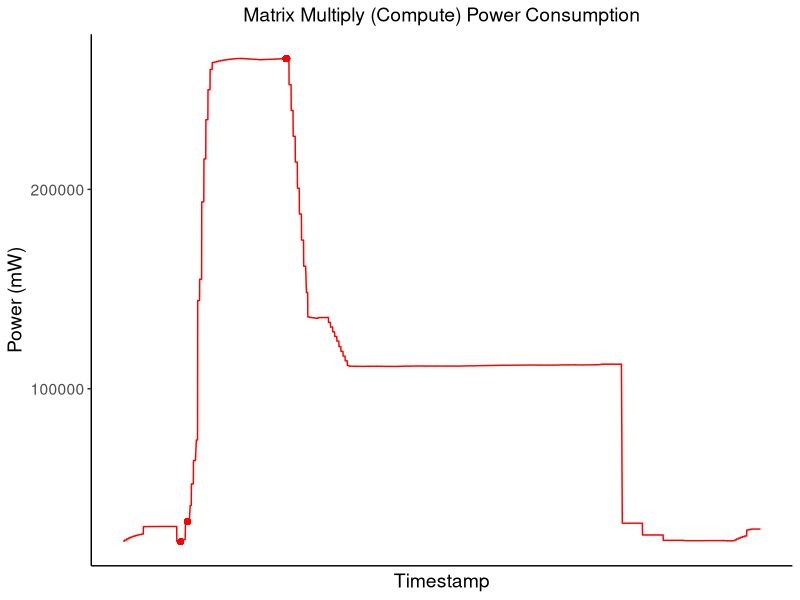
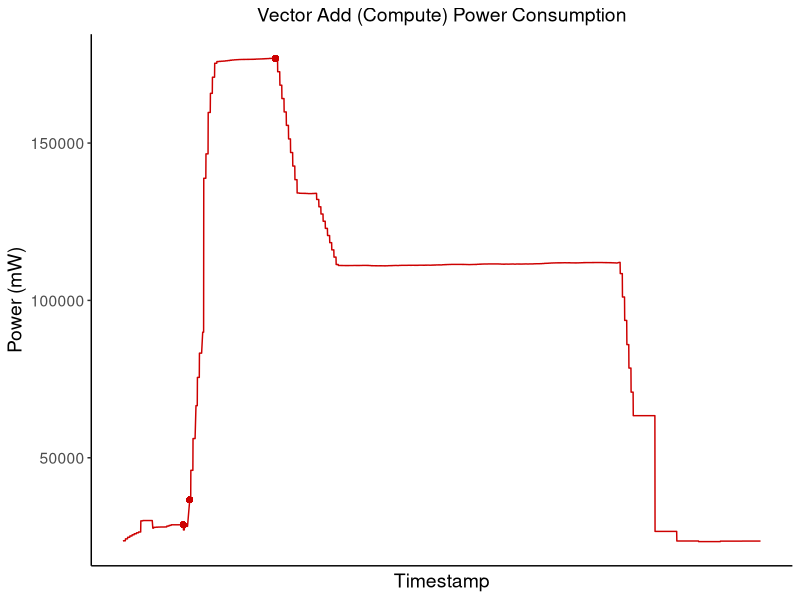
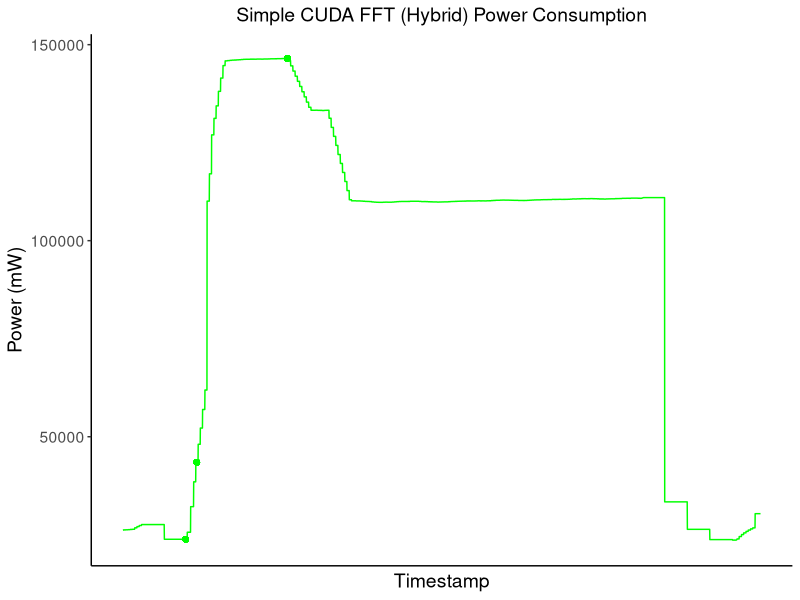
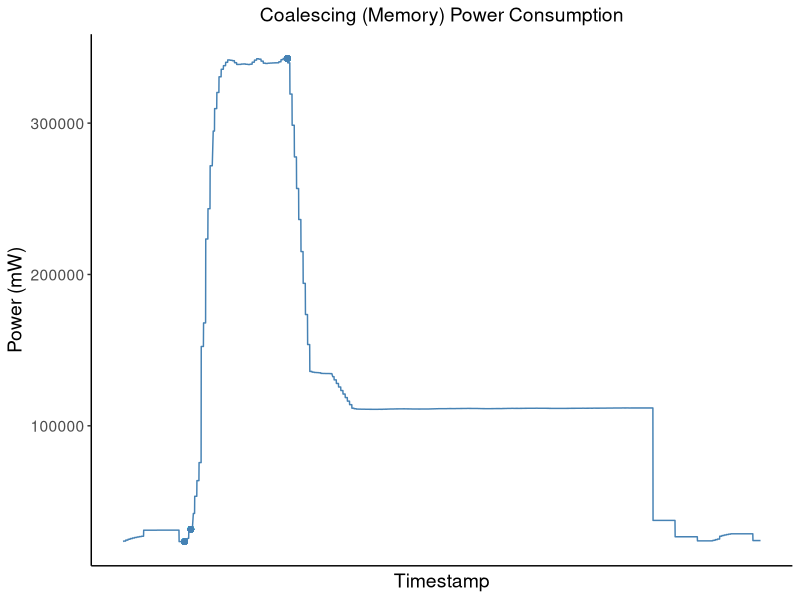
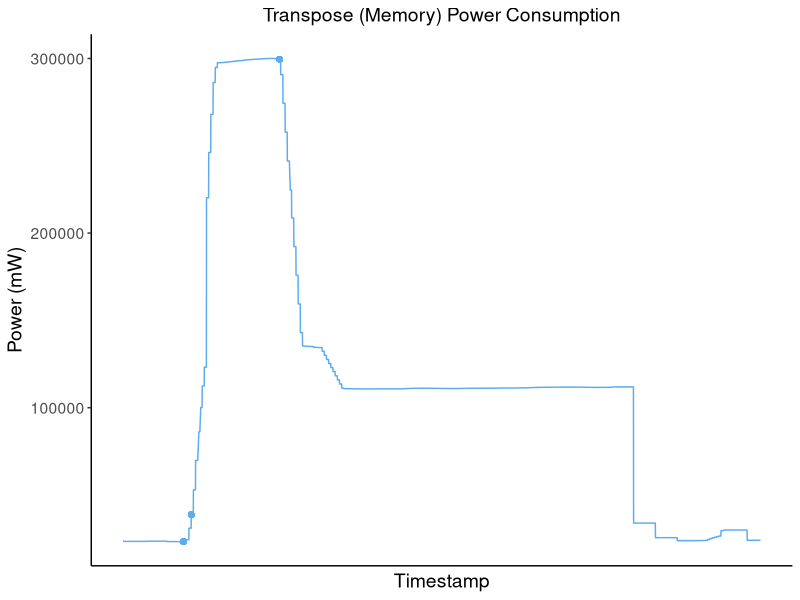
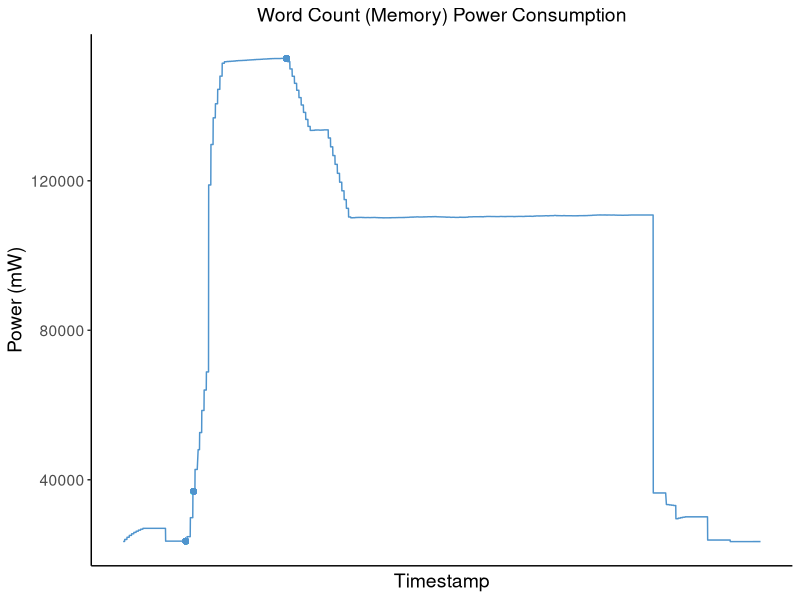
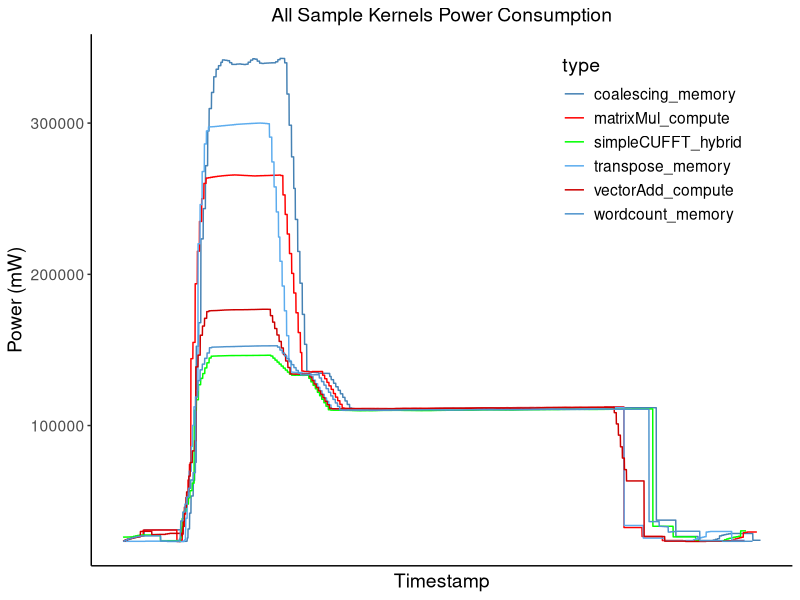

These charts were generated, in order, by the following R code:
library(ggplot2)

setwd("~/CUDA_Programming/sample_kernels/analysis/default_kernel_comparison")
options(scipen = 32)

# Default kernels
# Matrix Multiply
matrixMul_df <- read.csv("matrixMul_default.csv")
matrixMul_df$type <- "matrixMul_compute"
matrixMul_df_startstop <- read.csv("start_stop_matrixMul_compute.csv")
matrixMul_df_startstop$timestamp <- matrixMul_df_startstop$timestamp - min(matrixMul_df$timestamp)
matrixMul_df$timestamp <- matrixMul_df$timestamp - min(matrixMul_df$timestamp)

# Vector Add
vectorAdd_df <- read.csv("vectorAdd_default.csv")
vectorAdd_df$type <- "vectorAdd_compute"
vectorAdd_df_startstop <- read.csv("start_stop_vectorAdd_compute.csv")
vectorAdd_df_startstop$timestamp <- vectorAdd_df_startstop$timestamp - min(vectorAdd_df$timestamp)
vectorAdd_df$timestamp <- vectorAdd_df$timestamp - min(vectorAdd_df$timestamp)

# CUFFT
simpleCUFFT_df <- read.csv("simpleCUFFT_default.csv")
simpleCUFFT_df$type <- "simpleCUFFT_hybrid"
simpleCUFFT_df_startstop <- read.csv("start_stop_simpleCUFFT_hybrid.csv")
simpleCUFFT_df_startstop$timestamp <- simpleCUFFT_df_startstop$timestamp - min(simpleCUFFT_df$timestamp)
simpleCUFFT_df$timestamp <- simpleCUFFT_df$timestamp - min(simpleCUFFT_df$timestamp)

# Coalescing
coalescing_df <- read.csv("coalescing_default.csv")
coalescing_df$type <- "coalescing_memory"
coalescing_df_startstop <- read.csv("start_stop_coalescing_memory.csv")
coalescing_df_startstop$timestamp <- coalescing_df_startstop$timestamp - min(coalescing_df$timestamp)
coalescing_df$timestamp <- coalescing_df$timestamp - min(coalescing_df$timestamp)

# Transpose
transpose_df <- read.csv("transpose_default.csv")
transpose_df$type <- "transpose_memory"
transpose_df_startstop <- read.csv("start_stop_transpose_memory.csv")
transpose_df_startstop$timestamp <- transpose_df_startstop$timestamp - min(transpose_df$timestamp)
transpose_df_startstop$type <- "transpose_memory"
transpose_df$timestamp <- transpose_df$timestamp - min(transpose_df$timestamp)

# Word count
wordcount_df <- read.csv("wordcount_default.csv")
wordcount_df$type <- "wordcount_memory"
wordcount_df_startstop <- read.csv("start_stop_wordcount_memory.csv")
wordcount_df_startstop$timestamp <- wordcount_df_startstop$timestamp - min(wordcount_df$timestamp)
wordcount_df$timestamp <- wordcount_df$timestamp - min(wordcount_df$timestamp)

# For color scheme
cols <- c("coalescing_memory" = "steelblue", "matrixMul_compute" = "red", 
         "transpose_memory" = "steelblue2", "vectorAdd_compute" = "red3", 
         "wordcount_memory" = "steelblue3", "simpleCUFFT_hybrid" = "green")

# Matrix Multiply Figure
png("matrixMul_default.png")
plot.new()
ggplot(matrixMul_df, aes(x = timestamp, y = power_draw_mW, group = type, color = type)) +
  geom_line() +
  geom_point(aes(x = matrixMul_df_startstop[1, 2], y = matrixMul_df_startstop[1,3], color = matrixMul_df_startstop[1,1])) +
  geom_point(aes(x = matrixMul_df_startstop[2, 2], y = matrixMul_df_startstop[2,3], color = matrixMul_df_startstop[2,1])) +
  geom_point(aes(x = matrixMul_df_startstop[3, 2], y = matrixMul_df_startstop[3,3], color = matrixMul_df_startstop[3,1])) +
  geom_point(aes(x = matrixMul_df_startstop[4, 2], y = matrixMul_df_startstop[4,3], color = matrixMul_df_startstop[4,1])) +
  ylab("Power (mW)") +
  xlab("Timestamp") +
  ggtitle("Matrix Multiply (Compute) Power Consumption")+
  scale_color_manual(values = cols) +
  theme(legend.position="none",
        plot.title = element_text(hjust = 0.5 , size = 14),
        # Hide panel borders and remove grid lines
        panel.border = element_blank(),
        panel.grid.major = element_blank(),
        panel.grid.minor = element_blank(),
        # Change axis line
        axis.line = element_line(colour = "black"),
        panel.background = element_rect(fill="white"),
        text = element_text(size=14),
        axis.text.x = element_blank(),
        axis.ticks.x = element_blank())
dev.off()

# Vector Add Figure
png("vectorAdd_default.png")
plot.new()
ggplot(vectorAdd_df, aes(x = timestamp, y = power_draw_mW, group = type, color = type)) +
  geom_line() +
  geom_point(aes(x = vectorAdd_df_startstop[1, 2], y = vectorAdd_df_startstop[1,3], color = vectorAdd_df_startstop[1,1])) +
  geom_point(aes(x = vectorAdd_df_startstop[2, 2], y = vectorAdd_df_startstop[2,3], color = vectorAdd_df_startstop[2,1])) +
  geom_point(aes(x = vectorAdd_df_startstop[3, 2], y = vectorAdd_df_startstop[3,3], color = vectorAdd_df_startstop[3,1])) +
  geom_point(aes(x = vectorAdd_df_startstop[4, 2], y = vectorAdd_df_startstop[4,3], color = vectorAdd_df_startstop[4,1])) +
  ylab("Power (mW)") +
  xlab("Timestamp") +
  ggtitle("Vector Add (Compute) Power Consumption")+
  scale_color_manual(values = cols) +
  theme(legend.position="none",
        plot.title = element_text(hjust = 0.5 , size = 14),
        # Hide panel borders and remove grid lines
        panel.border = element_blank(),
        panel.grid.major = element_blank(),
        panel.grid.minor = element_blank(),
        # Change axis line
        axis.line = element_line(colour = "black"),
        panel.background = element_rect(fill="white"),
        text = element_text(size=14),
        axis.text.x = element_blank(),
        axis.ticks.x = element_blank())
dev.off()

# simpleCUFFT Figure
png("simpleCUFFT_default.png")
plot.new()
ggplot(simpleCUFFT_df, aes(x = timestamp, y = power_draw_mW, group = type, color = type)) +
  geom_line() +
  geom_point(aes(x = simpleCUFFT_df_startstop[1, 2], y = simpleCUFFT_df_startstop[1,3], color = simpleCUFFT_df_startstop[1,1])) +
  geom_point(aes(x = simpleCUFFT_df_startstop[2, 2], y = simpleCUFFT_df_startstop[2,3], color = simpleCUFFT_df_startstop[2,1])) +
  geom_point(aes(x = simpleCUFFT_df_startstop[3, 2], y = simpleCUFFT_df_startstop[3,3], color = simpleCUFFT_df_startstop[3,1])) +
  geom_point(aes(x = simpleCUFFT_df_startstop[4, 2], y = simpleCUFFT_df_startstop[4,3], color = simpleCUFFT_df_startstop[4,1])) +
  ylab("Power (mW)") +
  xlab("Timestamp") +
  ggtitle("Simple CUDA FFT (Hybrid) Power Consumption")+
  scale_color_manual(values = cols) +
  theme(legend.position="none",
        plot.title = element_text(hjust = 0.5 , size = 14),
        # Hide panel borders and remove grid lines
        panel.border = element_blank(),
        panel.grid.major = element_blank(),
        panel.grid.minor = element_blank(),
        # Change axis line
        axis.line = element_line(colour = "black"),
        panel.background = element_rect(fill="white"),
        text = element_text(size=14),
        axis.text.x = element_blank(),
        axis.ticks.x = element_blank())
dev.off()

# coalescing memory Figure
png("coalescing_default.png")
plot.new()
ggplot(coalescing_df, aes(x = timestamp, y = power_draw_mW, group = type, color = type)) +
  geom_line() +
  geom_point(aes(x = coalescing_df_startstop[1, 2], y = coalescing_df_startstop[1,3], color = coalescing_df_startstop[1,1])) +
  geom_point(aes(x = coalescing_df_startstop[2, 2], y = coalescing_df_startstop[2,3], color = coalescing_df_startstop[2,1])) +
  geom_point(aes(x = coalescing_df_startstop[3, 2], y = coalescing_df_startstop[3,3], color = coalescing_df_startstop[3,1])) +
  geom_point(aes(x = coalescing_df_startstop[4, 2], y = coalescing_df_startstop[4,3], color = coalescing_df_startstop[4,1])) +
  ylab("Power (mW)") +
  xlab("Timestamp") +
  ggtitle("Coalescing (Memory) Power Consumption")+
  scale_color_manual(values = cols) +
  theme(legend.position="none",
        plot.title = element_text(hjust = 0.5 , size = 14),
        # Hide panel borders and remove grid lines
        panel.border = element_blank(),
        panel.grid.major = element_blank(),
        panel.grid.minor = element_blank(),
        # Change axis line
        axis.line = element_line(colour = "black"),
        panel.background = element_rect(fill="white"),
        text = element_text(size=14),
        axis.text.x = element_blank(),
        axis.ticks.x = element_blank())
dev.off()

# transpose Figure
png("transpose_default.png")
plot.new()
ggplot(transpose_df, aes(x = timestamp, y = power_draw_mW, group = type, color = type)) +
  geom_line() +
  geom_point(aes(x = transpose_df_startstop[1, 2], y = transpose_df_startstop[1,3], color = transpose_df_startstop[1,1])) +
  geom_point(aes(x = transpose_df_startstop[2, 2], y = transpose_df_startstop[2,3], color = transpose_df_startstop[2,1])) +
  geom_point(aes(x = transpose_df_startstop[3, 2], y = transpose_df_startstop[3,3], color = transpose_df_startstop[3,1])) +
  geom_point(aes(x = transpose_df_startstop[4, 2], y = transpose_df_startstop[4,3], color = transpose_df_startstop[4,1])) +
  ylab("Power (mW)") +
  xlab("Timestamp") +
  ggtitle("Transpose (Memory) Power Consumption")+
  scale_color_manual(values = cols) +
  theme(legend.position="none",
        plot.title = element_text(hjust = 0.5 , size = 14),
        # Hide panel borders and remove grid lines
        panel.border = element_blank(),
        panel.grid.major = element_blank(),
        panel.grid.minor = element_blank(),
        # Change axis line
        axis.line = element_line(colour = "black"),
        panel.background = element_rect(fill="white"),
        text = element_text(size=14),
        axis.text.x = element_blank(),
        axis.ticks.x = element_blank())
dev.off()

# wordCount Figure
png("wordCount_default.png")
plot.new()
ggplot(wordcount_df, aes(x = timestamp, y = power_draw_mW, group = type, color = type)) +
  geom_line() +
  geom_point(aes(x = wordcount_df_startstop[1, 2], y = wordcount_df_startstop[1,3], color = wordcount_df_startstop[1,1])) +
  geom_point(aes(x = wordcount_df_startstop[2, 2], y = wordcount_df_startstop[2,3], color = wordcount_df_startstop[2,1])) +
  geom_point(aes(x = wordcount_df_startstop[3, 2], y = wordcount_df_startstop[3,3], color = wordcount_df_startstop[3,1])) +
  geom_point(aes(x = wordcount_df_startstop[4, 2], y = wordcount_df_startstop[4,3], color = wordcount_df_startstop[4,1])) +
  ylab("Power (mW)") +
  xlab("Timestamp") +
  ggtitle("Word Count (Memory) Power Consumption")+
  scale_color_manual(values = cols) +
  theme(legend.position="none",
        plot.title = element_text(hjust = 0.5 , size = 14),
        # Hide panel borders and remove grid lines
        panel.border = element_blank(),
        panel.grid.major = element_blank(),
        panel.grid.minor = element_blank(),
        # Change axis line
        axis.line = element_line(colour = "black"),
        panel.background = element_rect(fill="white"),
        text = element_text(size=14),
        axis.text.x = element_blank(),
        axis.ticks.x = element_blank())
dev.off()

combined <- rbind(coalescing_df, transpose_df, wordcount_df, simpleCUFFT_df, matrixMul_df, vectorAdd_df)

png("default_all.png")
plot.new()
ggplot(combined, aes(x = timestep, y = power_draw_mW, group = type, color = type)) +
  geom_line() +
  ylab("Power (mW)") +
  xlab("Timestamp") +
  ggtitle("All Sample Kernels Power Consumption")+
  scale_color_manual(values = cols) +
  theme(legend.position=c(0.8, 0.8),
        plot.title = element_text(hjust = 0.5 , size = 14),
        # Hide panel borders and remove grid lines
        panel.border = element_blank(),
        panel.grid.major = element_blank(),
        panel.grid.minor = element_blank(),
        # Change axis line
        axis.line = element_line(colour = "black"),
        panel.background = element_rect(fill="white"),
        text = element_text(size=14),
        axis.text.x = element_blank(),
        axis.ticks.x = element_blank())
dev.off()

print("Matrix Multiply")
print(matrixMul_df_startstop[3,2]-matrixMul_df_startstop[2,2])
print("Vector Add")
print(vectorAdd_df_startstop[3,2]-vectorAdd_df_startstop[2,2])
print("CUFFT")
print(simpleCUFFT_df_startstop[3,2]-simpleCUFFT_df_startstop[2,2])
print("Coalescing")
print(coalescing_df_startstop[3,2]-coalescing_df_startstop[2,2])
print("Transpose")
print(transpose_df_startstop[3,2]-transpose_df_startstop[2,2])
print("Wordcount")
print(wordcount_df_startstop[3,2]-wordcount_df_startstop[2,2])
